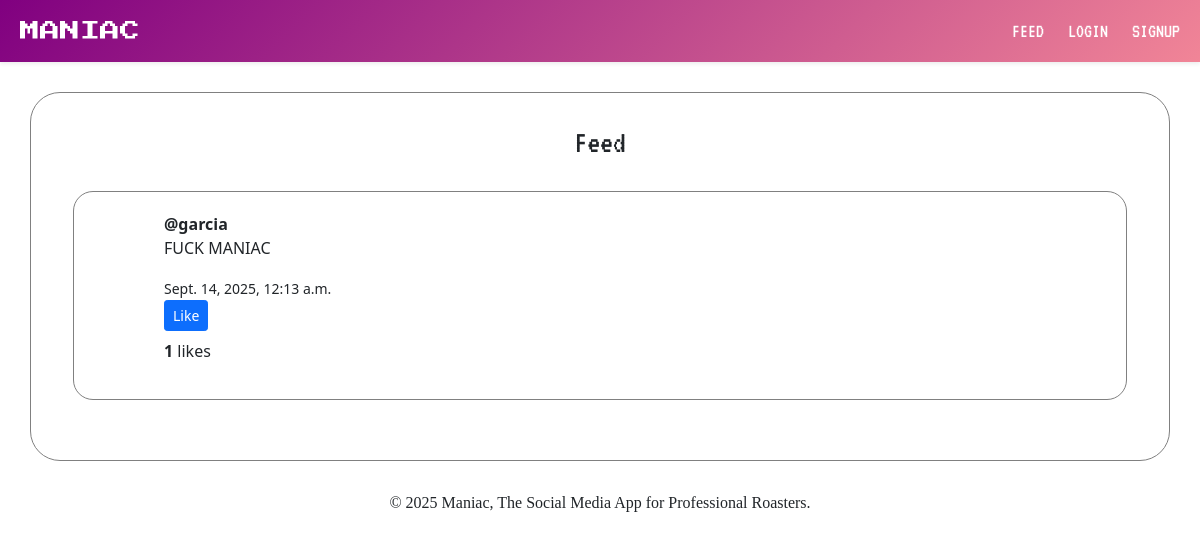
Before: / with the older database file.
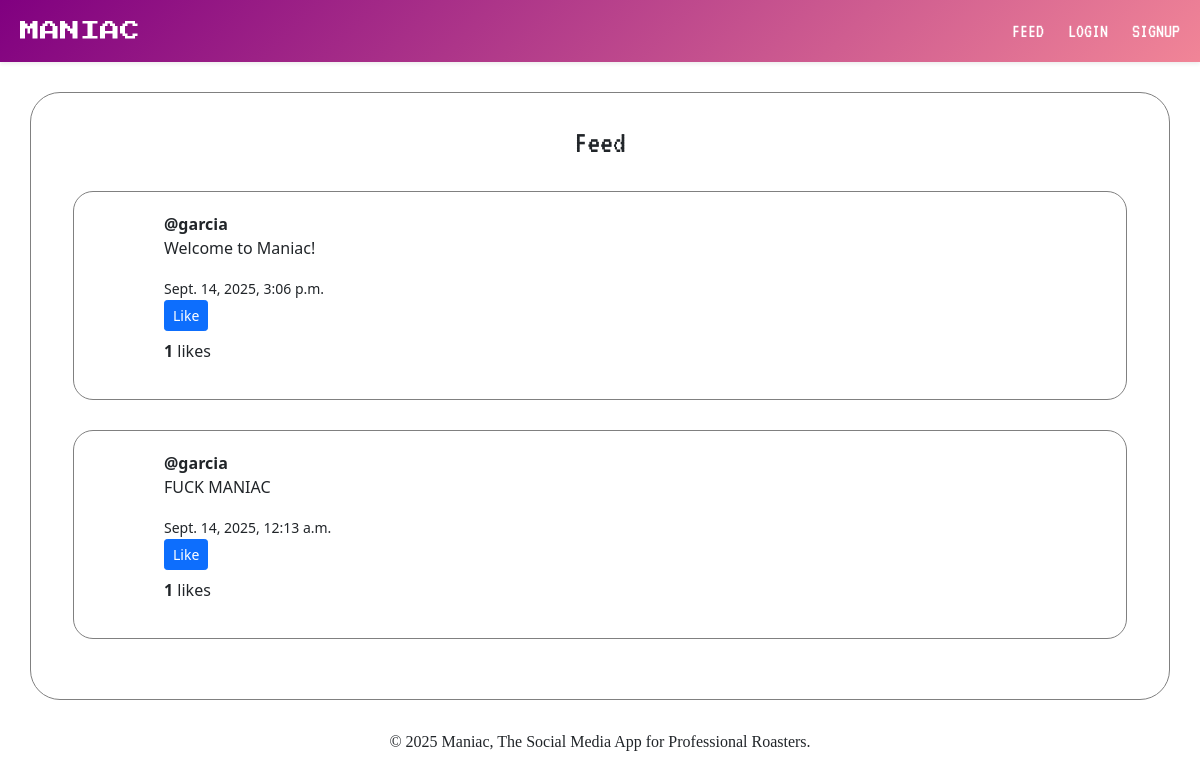
After: the same page with the newer database file.
### core/models.py (models this page shows, shortened)
class Post(models.Model):
    author = models.ForeignKey(User, on_delete=models.CASCADE)
    content = models.TextField()
    created_at = models.DateTimeField(auto_now_add=True)
    likes = models.ManyToManyField(User, related_name='liked_posts', blank=True)
    def total_likes(self):
        return self.likes.count()

### core/views.py (the view)
# urls.py: path('', views.feed, name='feed'),
def feed(request):
    posts = Post.objects.all().order_by('-created_at')
    return render(request, 'core/feed.html', {'posts': posts})

### core/templates/core/feed.html (shortened to what this page needs)
{% extends "core/base.html" %}
{% block content %}
  <div class="container container-feed-styling">
    <h2 class="font-for-text text-center">Feed</h2>
    {% for post in posts %}
      <div class="container-post-styling">
        <strong>@{{ post.author.username }}</strong>
        <p>{{ post.content }}</p>
        <small>{{ post.created_at }}</small>
        <form method="post" action="{% url 'like_post' post.id %}">
        {% if user in post.likes.all %}
          <button type="submit" class="btn btn-sm btn-danger">Unlike</button>
        {% else %}
          <button type="submit" class="btn btn-sm btn-primary">Like</button>
        {% endif %}
      </form>
      <p class="mt-2"><strong>{{ post.total_likes }}</strong> likes</p>
      </div>
    {% empty %}
      <p class="text-center font-for-text no-posts-text">No posts yet. Be the first to roast someone!</p>
    {% endfor %}
  </div>
{% endblock %}

Changed rows visible on the page:
added Post: author.username "garcia", content "Welcome to Maniac!", created_at "Sept. 14, 2025, 3:06 p.m.", shows "Like", total_likes "1"
